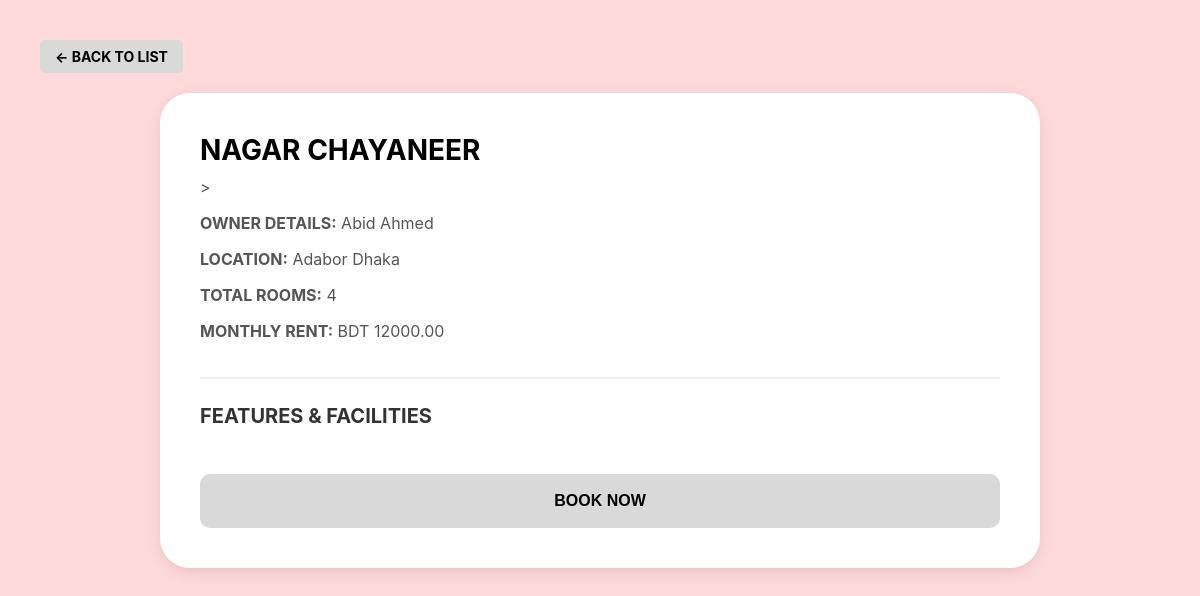
The page /property-details/3/ on the database its author committed.
### core/models.py (models this page shows, shortened)
class House(models.Model):
    title = models.CharField(max_length=200, blank=True)
    location = models.CharField(max_length=255, blank=True)
    rent = models.DecimalField(max_digits=10, decimal_places=2, default=0)
    rooms = models.IntegerField(default=1)
    owner = models.ForeignKey(Owner, on_delete=models.CASCADE, null=True, blank=True)
    image = models.ImageField(upload_to='houses/', null=True, blank=True)
    facilities = models.TextField(help_text="Enter facilities separated by commas", blank=True, null=True)

class Owner(models.Model):
    name = models.CharField(max_length=100, blank=True)
    phone = models.CharField(max_length=15, blank=True)
    email = models.EmailField(blank=True)
    password = models.CharField(max_length=128, blank=True, null=True)

### core/views.py (the view)
# urls.py: path('property-details/<int:property_id>/', views.property_details, name='property_details'),
def property_details(request, property_id):
    property_obj = House.objects.filter(id=property_id).first()
    if not property_obj:
        property_obj = get_object_or_404(Hostel, id=property_id)
    return render(request, 'property_details.html', {'property': property_obj})

### core/templates/property_details.html (shortened to what this page needs)
{% load static %}
<html lang="en">
<head>
</head>
<body>
    <a href="javascript:history.back()" class="back-btn">← BACK TO LIST</a>
    <div class="details-frame">
        <div class="header-section">
            <h1 class="property-title">{{ property.title|upper }}</h1>
            <div class="owner-info">
    >            <p><strong>OWNER DETAILS:</strong> {{ property.owner.name|default:"Management" }}</p>
                <p><strong>LOCATION:</strong> {{ property.location }}</p>
                {% if property.rooms %}
                    <p><strong>TOTAL ROOMS:</strong> {{ property.rooms }}</p>
                {% else %}
                    <p><strong>ROOM TYPE:</strong> {{ property.room_details }}</p>
                {% endif %}
                {% if property.rent %}
                   <p><strong>MONTHLY RENT:</strong> BDT {{ property.rent }}</p>
              {% else %}
                 <p><strong>MONTHLY RENT:</strong> BDT {{ property.price_per_month }}</p>
             {% endif %}
            </div>
        </div>
        <div class="content-section">
            <h3 class="section-title">FEATURES & FACILITIES</h3>
        </div>
        <a href="{% url 'payment_process' %}?property_id={{ property.id }}" style="text-decoration: none;">
            <button class="book-now-btn">BOOK NOW</button>
        </a>
    </div>
</body>
</html>

### core/templates/property_details.html (style rules this page uses)
body { background-color: #FFDADA; font-family: 'Inter', sans-serif; margin: 0; padding: 40px; }
.back-btn { background-color: #D9D9D9; padding: 8px 15px; text-decoration: none; color: black; font-weight: bold; font-size: 14px; border-radius: 5px; display: inline-block; margin-bottom: 20px; }
.details-frame { background-color: white; border-radius: 30px; padding: 40px; box-shadow: 0px 4px 15px rgba(0,0,0,0.1); max-width: 800px; margin: 0 auto; }
.header-section { border-bottom: 2px solid #EEEEEE; padding-bottom: 20px; margin-bottom: 25px; }
.property-title { font-size: 28px; font-weight: bold; text-transform: uppercase; margin: 0; color: #000; }
.owner-info { font-size: 16px; color: #555; margin-top: 10px; }
.section-title { font-size: 20px; font-weight: bold; text-transform: uppercase; margin-bottom: 15px; color: #333; }
.book-now-btn { background-color: #D9D9D9; border: none; padding: 18px; width: 100%; border-radius: 10px; font-weight: bold; font-size: 16px; text-transform: uppercase; cursor: pointer; margin-top: 30px; transition: 0.3s; }

### rows shown on the page
House: title "NAGAR CHAYANEER", owner.name "Abid Ahmed", location "Adabor Dhaka", rooms "4", rent "12000.00"
